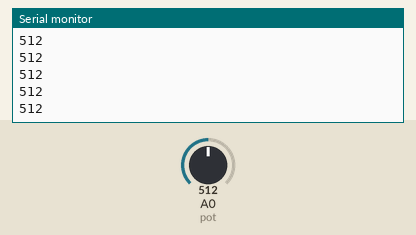
The sketch below on a simulated Arduino Uno, built with avr-gcc and run on an emulated ATmega328P. Shown: the last lines printed to the serial monitor. Inputs (shaded band) come from the test bench; at power-on: A0 (pot) = 512.

Above: at 1.2 s.
1.3 s: A0 (pot) set to 716
At 1.31 s:
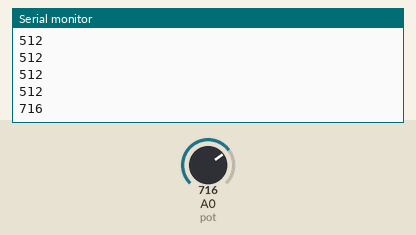
2.8 s: A0 (pot) set to 900
At 2.81 s:
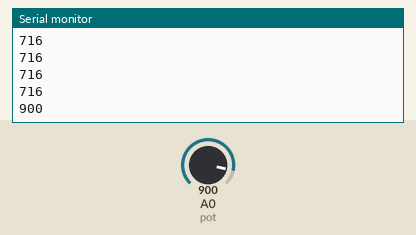
Timing chart, 0 to 5.8 s (numbered marks = the images above; inputs shaded):
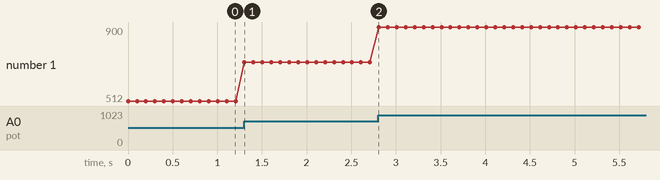

The sketch:

P12_Potenciometro.ino
```cpp
int pot=A0;
void setup() {
  // put your setup code here, to run once:
  Serial.begin(9600);
}

void loop() {
  // put your main code here, to run repeatedly:
  int v=analogRead(pot);
  Serial.println(v);
  delay(100);
}
```

Measured:
- after the input at 1.3 s, the serial monitor: prints a new line at once (image 1)
- after the input at 2.8 s, the serial monitor: prints a new line at once (image 2)
- plotted number 1: 512 → 716 after the input at 1.3 s, 716 → 900 after the input at 2.8 s
